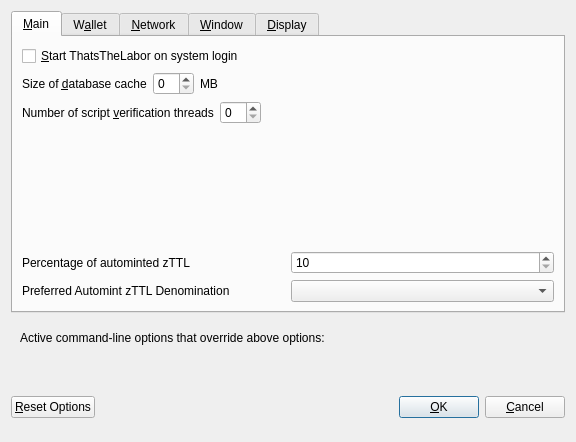
<?xml version="1.0" encoding="UTF-8"?>
<ui version="4.0">
 <class>OptionsDialog</class>
 <widget class="QDialog" name="OptionsDialog">
  <property name="geometry">
   <rect>
    <x>0</x>
    <y>0</y>
    <width>576</width>
    <height>442</height>
   </rect>
  </property>
  <property name="windowTitle">
   <string>Options</string>
  </property>
  <property name="modal">
   <bool>true</bool>
  </property>
  <layout class="QVBoxLayout" name="verticalLayout">
   <item>
    <widget class="QTabWidget" name="tabWidget">
     <property name="currentIndex">
      <number>0</number>
     </property>
     <widget class="QWidget" name="tabMain">
      <attribute name="title">
       <string>&amp;Main</string>
      </attribute>
      <layout class="QVBoxLayout" name="verticalLayout_Main">
       <item>
        <widget class="QCheckBox" name="bitcoinAtStartup">
         <property name="toolTip">
          <string>Automatically start ThatsTheLabor after logging in to the system.</string>
         </property>
         <property name="text">
          <string>&amp;Start ThatsTheLabor on system login</string>
         </property>
        </widget>
       </item>
       <item>
        <layout class="QHBoxLayout" name="horizontalLayout_2_Main">
         <item>
          <widget class="QLabel" name="databaseCacheLabel">
           <property name="text">
            <string>Size of &amp;database cache</string>
           </property>
           <property name="textFormat">
            <enum>Qt::PlainText</enum>
           </property>
           <property name="buddy">
            <cstring>databaseCache</cstring>
           </property>
          </widget>
         </item>
         <item>
          <widget class="QSpinBox" name="databaseCache"/>
         </item>
         <item>
          <widget class="QLabel" name="databaseCacheUnitLabel">
           <property name="text">
            <string>MB</string>
           </property>
           <property name="textFormat">
            <enum>Qt::PlainText</enum>
           </property>
          </widget>
         </item>
         <item>
          <spacer name="horizontalSpacer_2_Main">
           <property name="orientation">
            <enum>Qt::Horizontal</enum>
           </property>
           <property name="sizeHint" stdset="0">
            <size>
             <width>40</width>
             <height>20</height>
            </size>
           </property>
          </spacer>
         </item>
        </layout>
       </item>
       <item>
        <layout class="QHBoxLayout" name="horizontalLayout_3_Main">
         <item>
          <widget class="QLabel" name="threadsScriptVerifLabel">
           <property name="text">
            <string>Number of script &amp;verification threads</string>
           </property>
           <property name="textFormat">
            <enum>Qt::PlainText</enum>
           </property>
           <property name="buddy">
            <cstring>threadsScriptVerif</cstring>
           </property>
          </widget>
         </item>
         <item>
          <widget class="QSpinBox" name="threadsScriptVerif">
           <property name="toolTip">
            <string>(0 = auto, &lt;0 = leave that many cores free)</string>
           </property>
          </widget>
         </item>
         <item>
          <spacer name="horizontalSpacer_3_Main">
           <property name="orientation">
            <enum>Qt::Horizontal</enum>
           </property>
           <property name="sizeHint" stdset="0">
            <size>
             <width>40</width>
             <height>20</height>
            </size>
           </property>
          </spacer>
         </item>
        </layout>
       </item>
       <item>
        <spacer name="verticalSpacer_2">
         <property name="orientation">
          <enum>Qt::Vertical</enum>
         </property>
         <property name="sizeHint" stdset="0">
          <size>
           <width>20</width>
           <height>40</height>
          </size>
         </property>
        </spacer>
       </item>
       <item>
        <layout class="QHBoxLayout" name="horizontalLayout_3">
         <item>
          <widget class="QLabel" name="percentage_label">
           <property name="toolTip">
            <string>Percentage of incoming TTL which get automatically converted to zTTL via Zerocoin Protocol (min: 10%)</string>
           </property>
           <property name="text">
            <string>Percentage of autominted zTTL</string>
           </property>
          </widget>
         </item>
         <item>
          <widget class="QSpinBox" name="zeromintPercentage">
           <property name="minimum">
            <number>10</number>
           </property>
           <property name="maximum">
            <number>100</number>
           </property>
          </widget>
         </item>
        </layout>
       </item>
       <item>
        <layout class="QHBoxLayout" name="horizontalLayout" stretch="0,0">
         <property name="sizeConstraint">
          <enum>QLayout::SetFixedSize</enum>
         </property>
         <item>
          <widget class="QLabel" name="labelPreferredDenom">
           <property name="maximumSize">
            <size>
             <width>16777215</width>
             <height>16777215</height>
            </size>
           </property>
           <property name="toolTip">
            <string>Wait with automatic conversion to Zerocoin until enough TTL for this denomination is available</string>
           </property>
           <property name="text">
            <string>Preferred Automint zTTL Denomination</string>
           </property>
          </widget>
         </item>
         <item>
          <widget class="QComboBox" name="preferredDenom">
           <property name="maximumSize">
            <size>
             <width>16777215</width>
             <height>27</height>
            </size>
           </property>
           <property name="toolTip">
            <string>Wait with automatic conversion to Zerocoin until enough TTL for this denomination is available</string>
           </property>
           <property name="maxVisibleItems">
            <number>9</number>
           </property>
           <property name="maxCount">
            <number>9</number>
           </property>
          </widget>
         </item>
        </layout>
       </item>
      </layout>
     </widget>
     <widget class="QWidget" name="tabWallet">
      <attribute name="title">
       <string>W&amp;allet</string>
      </attribute>
      <layout class="QVBoxLayout" name="verticalLayout_Wallet">
       <item>
        <widget class="QGroupBox" name="groupBox">
         <property name="title">
          <string>Expert</string>
         </property>
         <layout class="QVBoxLayout" name="verticalLayout_2">
          <item>
           <widget class="QCheckBox" name="coinControlFeatures">
            <property name="toolTip">
             <string>Whether to show coin control features or not.</string>
            </property>
            <property name="text">
             <string>Enable coin &amp;control features</string>
            </property>
           </widget>
          </item>
          <item>
           <widget class="QCheckBox" name="showMasternodesTab">
            <property name="toolTip">
             <string>Show additional tab listing all your masternodes in first sub-tab&lt;br/&gt;and all masternodes on the network in second sub-tab.</string>
            </property>
            <property name="text">
             <string>Show Masternodes Tab</string>
            </property>
           </widget>
          </item>
          <item>
           <widget class="QCheckBox" name="spendZeroConfChange">
            <property name="toolTip">
             <string>If you disable the spending of unconfirmed change, the change from a transaction&lt;br/&gt;cannot be used until that transaction has at least one confirmation.&lt;br/&gt;This also affects how your balance is computed.</string>
            </property>
            <property name="text">
             <string>&amp;Spend unconfirmed change</string>
            </property>
           </widget>
          </item>
         </layout>
        </widget>
       </item>
       <item>
        <spacer name="verticalSpacer_Wallet">
         <property name="orientation">
          <enum>Qt::Vertical</enum>
         </property>
         <property name="sizeHint" stdset="0">
          <size>
           <width>20</width>
           <height>40</height>
          </size>
         </property>
        </spacer>
       </item>
      </layout>
     </widget>
     <widget class="QWidget" name="tabNetwork">
      <attribute name="title">
       <string>&amp;Network</string>
      </attribute>
      <layout class="QVBoxLayout" name="verticalLayout_Network">
       <item>
        <widget class="QCheckBox" name="mapPortUpnp">
         <property name="toolTip">
          <string>Automatically open the ThatsTheLabor client port on the router. This only works when your router supports UPnP and it is enabled.</string>
         </property>
         <property name="text">
          <string>Map port using &amp;UPnP</string>
         </property>
        </widget>
       </item>
       <item>
        <widget class="QCheckBox" name="allowIncoming">
         <property name="toolTip">
          <string>Accept connections from outside</string>
         </property>
         <property name="text">
          <string>Allow incoming connections</string>
         </property>
        </widget>
       </item>
       <item>
        <widget class="QCheckBox" name="connectSocks">
         <property name="toolTip">
          <string>Connect to the ThatsTheLabor network through a SOCKS5 proxy.</string>
         </property>
         <property name="text">
          <string>&amp;Connect through SOCKS5 proxy (default proxy):</string>
         </property>
        </widget>
       </item>
       <item>
        <layout class="QHBoxLayout" name="horizontalLayout_1_Network">
         <item>
          <widget class="QLabel" name="proxyIpLabel">
           <property name="text">
            <string>Proxy &amp;IP:</string>
           </property>
           <property name="textFormat">
            <enum>Qt::PlainText</enum>
           </property>
           <property name="buddy">
            <cstring>proxyIp</cstring>
           </property>
          </widget>
         </item>
         <item>
          <widget class="QValidatedLineEdit" name="proxyIp">
           <property name="minimumSize">
            <size>
             <width>140</width>
             <height>0</height>
            </size>
           </property>
           <property name="maximumSize">
            <size>
             <width>140</width>
             <height>16777215</height>
            </size>
           </property>
           <property name="toolTip">
            <string>IP address of the proxy (e.g. IPv4: 127.0.0.1 / IPv6: ::1)</string>
           </property>
          </widget>
         </item>
         <item>
          <widget class="QLabel" name="proxyPortLabel">
           <property name="text">
            <string>&amp;Port:</string>
           </property>
           <property name="textFormat">
            <enum>Qt::PlainText</enum>
           </property>
           <property name="buddy">
            <cstring>proxyPort</cstring>
           </property>
          </widget>
         </item>
         <item>
          <widget class="QLineEdit" name="proxyPort">
           <property name="minimumSize">
            <size>
             <width>55</width>
             <height>0</height>
            </size>
           </property>
           <property name="maximumSize">
            <size>
             <width>55</width>
             <height>16777215</height>
            </size>
           </property>
           <property name="toolTip">
            <string>Port of the proxy (e.g. 9050)</string>
           </property>
          </widget>
         </item>
         <item>
          <spacer name="horizontalSpacer_1_Network">
           <property name="orientation">
            <enum>Qt::Horizontal</enum>
           </property>
           <property name="sizeHint" stdset="0">
            <size>
             <width>40</width>
             <height>20</height>
            </size>
           </property>
          </spacer>
         </item>
        </layout>
       </item>
       <item>
        <spacer name="verticalSpacer_Network">
         <property name="orientation">
          <enum>Qt::Vertical</enum>
         </property>
         <property name="sizeHint" stdset="0">
          <size>
           <width>20</width>
           <height>40</height>
          </size>
         </property>
        </spacer>
       </item>
      </layout>
     </widget>
     <widget class="QWidget" name="tabWindow">
      <attribute name="title">
       <string>&amp;Window</string>
      </attribute>
      <layout class="QVBoxLayout" name="verticalLayout_Window">
       <item>
        <widget class="QCheckBox" name="minimizeToTray">
         <property name="toolTip">
          <string>Show only a tray icon after minimizing the window.</string>
         </property>
         <property name="text">
          <string>&amp;Minimize to the tray instead of the taskbar</string>
         </property>
        </widget>
       </item>
       <item>
        <widget class="QCheckBox" name="minimizeOnClose">
         <property name="toolTip">
          <string>Minimize instead of exit the application when the window is closed. When this option is enabled, the application will be closed only after selecting Quit in the menu.</string>
         </property>
         <property name="text">
          <string>M&amp;inimize on close</string>
         </property>
        </widget>
       </item>
       <item>
        <spacer name="verticalSpacer_Window">
         <property name="orientation">
          <enum>Qt::Vertical</enum>
         </property>
         <property name="sizeHint" stdset="0">
          <size>
           <width>20</width>
           <height>40</height>
          </size>
         </property>
        </spacer>
       </item>
      </layout>
     </widget>
     <widget class="QWidget" name="tabDisplay">
      <attribute name="title">
       <string>&amp;Display</string>
      </attribute>
      <layout class="QVBoxLayout" name="verticalLayout_Display">
       <item>
        <layout class="QHBoxLayout" name="horizontalLayout_1_Display">
         <item>
          <widget class="QLabel" name="langLabel">
           <property name="text">
            <string>User Interface &amp;language:</string>
           </property>
           <property name="textFormat">
            <enum>Qt::PlainText</enum>
           </property>
           <property name="buddy">
            <cstring>lang</cstring>
           </property>
          </widget>
         </item>
         <item>
          <widget class="QValueComboBox" name="lang">
           <property name="toolTip">
            <string>The user interface language can be set here. This setting will take effect after restarting ThatsTheLabor.</string>
           </property>
          </widget>
         </item>
        </layout>
       </item>
       <item>
        <widget class="QLabel" name="label_3">
         <property name="toolTip">
          <string notr="true"/>
         </property>
         <property name="statusTip">
          <string notr="true"/>
         </property>
         <property name="whatsThis">
          <string notr="true"/>
         </property>
         <property name="accessibleName">
          <string notr="true"/>
         </property>
         <property name="text">
          <string>Language missing or translation incomplete? Help contributing translations here:
https://www.transifex.com/thatsthelabor-project/thatsthelabor-project-translations</string>
         </property>
         <property name="wordWrap">
          <bool>true</bool>
         </property>
         <property name="openExternalLinks">
          <bool>true</bool>
         </property>
         <property name="textInteractionFlags">
          <set>Qt::TextBrowserInteraction</set>
         </property>
        </widget>
       </item>
       <item>
        <layout class="QHBoxLayout" name="horizontalLayout_4_Display" stretch="0,0">
         <item>
          <widget class="QLabel" name="themeLabel">
           <property name="text">
            <string>User Interface Theme:</string>
           </property>
          </widget>
         </item>
         <item>
          <widget class="QValueComboBox" name="theme"/>
         </item>
        </layout>
       </item>
       <item>
        <widget class="Line" name="line">
         <property name="orientation">
          <enum>Qt::Horizontal</enum>
         </property>
        </widget>
       </item>
       <item>
        <layout class="QHBoxLayout" name="horizontalLayout_2_Display">
         <item>
          <widget class="QLabel" name="unitLabel">
           <property name="text">
            <string>&amp;Unit to show amounts in:</string>
           </property>
           <property name="textFormat">
            <enum>Qt::PlainText</enum>
           </property>
           <property name="buddy">
            <cstring>unit</cstring>
           </property>
          </widget>
         </item>
         <item>
          <widget class="QValueComboBox" name="unit">
           <property name="toolTip">
            <string>Choose the default subdivision unit to show in the interface and when sending coins.</string>
           </property>
          </widget>
         </item>
        </layout>
       </item>
       <item>
        <layout class="QHBoxLayout" name="horizontalLayout_5_Display">
         <item>
          <widget class="QLabel" name="digitsLabel">
           <property name="text">
            <string>Decimal digits</string>
           </property>
          </widget>
         </item>
         <item>
          <widget class="QValueComboBox" name="digits"/>
         </item>
        </layout>
       </item>
       <item>
        <layout class="QHBoxLayout" name="horizontalLayout_3_Display">
         <item>
          <widget class="QLabel" name="thirdPartyTxUrlsLabel">
           <property name="toolTip">
            <string>Third party URLs (e.g. a block explorer) that appear in the transactions tab as context menu items. %s in the URL is replaced by transaction hash. Multiple URLs are separated by vertical bar |.</string>
           </property>
           <property name="text">
            <string>Third party transaction URLs</string>
           </property>
           <property name="buddy">
            <cstring>thirdPartyTxUrls</cstring>
           </property>
          </widget>
         </item>
         <item>
          <widget class="QLineEdit" name="thirdPartyTxUrls">
           <property name="toolTip">
            <string>Third party URLs (e.g. a block explorer) that appear in the transactions tab as context menu items. %s in the URL is replaced by transaction hash. Multiple URLs are separated by vertical bar |.</string>
           </property>
          </widget>
         </item>
        </layout>
       </item>
       <item>
        <spacer name="verticalSpacer">
         <property name="orientation">
          <enum>Qt::Vertical</enum>
         </property>
         <property name="sizeHint" stdset="0">
          <size>
           <width>20</width>
           <height>40</height>
          </size>
         </property>
        </spacer>
       </item>
      </layout>
     </widget>
    </widget>
   </item>
   <item>
    <widget class="QFrame" name="frame">
     <layout class="QVBoxLayout" name="verticalLayout_Bottom">
      <item>
       <layout class="QHBoxLayout" name="horizontalLayout_Bottom">
        <item>
         <widget class="QLabel" name="overriddenByCommandLineInfoLabel">
          <property name="text">
           <string>Active command-line options that override above options:</string>
          </property>
          <property name="textFormat">
           <enum>Qt::PlainText</enum>
          </property>
         </widget>
        </item>
        <item>
         <spacer name="horizontalSpacer_Bottom">
          <property name="orientation">
           <enum>Qt::Horizontal</enum>
          </property>
          <property name="sizeHint" stdset="0">
           <size>
            <width>40</width>
            <height>20</height>
           </size>
          </property>
         </spacer>
        </item>
       </layout>
      </item>
      <item>
       <widget class="QLabel" name="overriddenByCommandLineLabel">
        <property name="text">
         <string/>
        </property>
        <property name="textFormat">
         <enum>Qt::PlainText</enum>
        </property>
        <property name="wordWrap">
         <bool>true</bool>
        </property>
       </widget>
      </item>
     </layout>
    </widget>
   </item>
   <item>
    <layout class="QHBoxLayout" name="horizontalLayout_Buttons">
     <item>
      <widget class="QPushButton" name="resetButton">
       <property name="toolTip">
        <string>Reset all client options to default.</string>
       </property>
       <property name="text">
        <string>&amp;Reset Options</string>
       </property>
       <property name="autoDefault">
        <bool>false</bool>
       </property>
      </widget>
     </item>
     <item>
      <spacer name="horizontalSpacer_1">
       <property name="orientation">
        <enum>Qt::Horizontal</enum>
       </property>
       <property name="sizeHint" stdset="0">
        <size>
         <width>40</width>
         <height>48</height>
        </size>
       </property>
      </spacer>
     </item>
     <item>
      <widget class="QLabel" name="statusLabel">
       <property name="minimumSize">
        <size>
         <width>200</width>
         <height>0</height>
        </size>
       </property>
       <property name="font">
        <font>
         <weight>75</weight>
         <bold>true</bold>
        </font>
       </property>
       <property name="text">
        <string/>
       </property>
       <property name="textFormat">
        <enum>Qt::PlainText</enum>
       </property>
       <property name="wordWrap">
        <bool>true</bool>
       </property>
      </widget>
     </item>
     <item>
      <spacer name="horizontalSpacer_2">
       <property name="orientation">
        <enum>Qt::Horizontal</enum>
       </property>
       <property name="sizeHint" stdset="0">
        <size>
         <width>40</width>
         <height>48</height>
        </size>
       </property>
      </spacer>
     </item>
     <item>
      <widget class="QPushButton" name="okButton">
       <property name="text">
        <string>&amp;OK</string>
       </property>
       <property name="autoDefault">
        <bool>false</bool>
       </property>
       <property name="default">
        <bool>true</bool>
       </property>
      </widget>
     </item>
     <item>
      <widget class="QPushButton" name="cancelButton">
       <property name="text">
        <string>&amp;Cancel</string>
       </property>
       <property name="autoDefault">
        <bool>false</bool>
       </property>
      </widget>
     </item>
    </layout>
   </item>
  </layout>
 </widget>
 <customwidgets>
  <customwidget>
   <class>QValidatedLineEdit</class>
   <extends>QLineEdit</extends>
   <header>qvalidatedlineedit.h</header>
  </customwidget>
  <customwidget>
   <class>QValueComboBox</class>
   <extends>QComboBox</extends>
   <header>qvaluecombobox.h</header>
  </customwidget>
 </customwidgets>
 <resources/>
 <connections/>
</ui>
